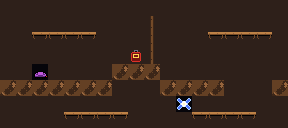

Below is a game level as drawn by its tile map, then a one-line description and the .tmx file that defines it, in full:
An orthogonal 18x8 tile map with 16x16 px tiles, 1 tile layer (Tiles).

<map version="1.10" tiledversion="1.11.2" orientation="orthogonal" renderorder="right-down" width="18" height="8" tilewidth="16" tileheight="16" infinite="0" nextlayerid="4" nextobjectid="1">
  <properties>
    <property name="tier" value="1" type="int" />
    <property name="name" value="chunk09" />
  </properties>
  <tileset firstgid="1" source="../cells.tsx" />
  <layer id="1" name="Tiles" width="18" height="8">
    <data encoding="csv">
1,1,1,1,1,1,1,1,1,1,1,1,1,1,1,1,1,1,
1,1,1,1,1,1,1,1,1,13,1,1,1,1,1,1,1,1,
1,1,4,4,4,4,1,1,1,13,1,1,1,4,4,4,4,1,
1,1,1,1,1,1,1,1,9,13,1,1,1,1,1,1,1,1,
1,1,11,1,1,1,1,2,2,2,1,1,1,1,1,1,1,1,
2,2,2,2,2,2,2,1,1,1,2,2,2,2,1,1,1,2,
1,1,1,1,1,1,1,1,1,1,1,12,1,1,1,1,1,1,
1,1,1,1,4,4,4,4,1,1,1,1,4,4,4,4,1,1
</data>
  </layer>
</map>
